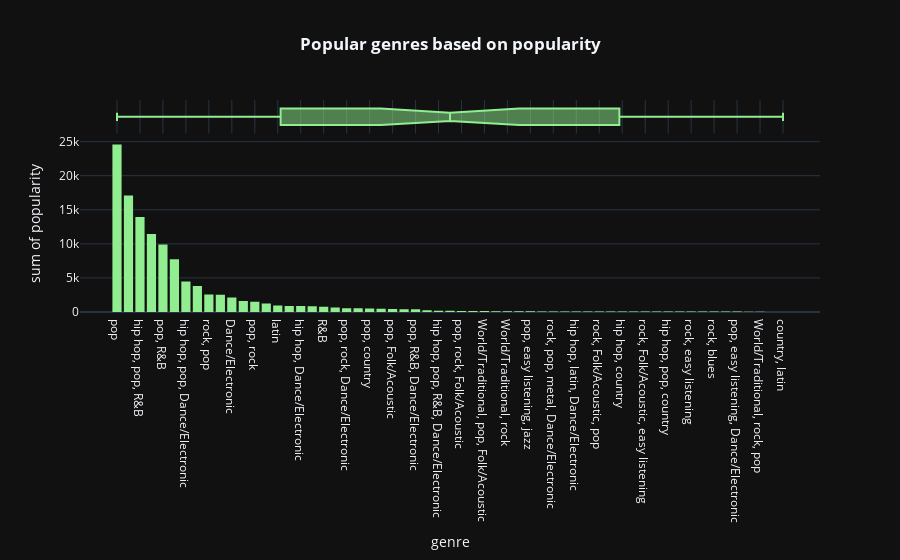

Write notebook code for a chart like this one.
### Code cell
fig=px.histogram(df.groupby('genre',as_index=False).sum().sort_values(by='popularity',ascending=False),x='genre',y='popularity',color_discrete_sequence=['lightgreen'],template='plotly_dark',marginal='box',title='<b>Popular genres based on popularity</b>')
fig.update_layout(title_x=0.5)

### Figure 1 — Plotly figure (JSON) as saved in the notebook; plotly's stock layout.template omitted (floating-point values rounded to 4 significant figures)
{"data": [{"alignmentgroup": "True", "bingroup": "x", "histfunc": "sum", "hovertemplate": "genre=%{x}<br>sum of popularity=%{y}<extra></extra>", "legendgroup": "", "marker": {"color": "lightgreen", "pattern": {"shape": ""}}, "name": "", "offsetgroup": "", "orientation": "v", "showlegend": false, "type": "histogram", "x": ["pop", "hip hop, pop", "hip hop, pop, R&B", "pop, Dance/Electronic", "pop, R&B", "hip hop", "hip hop, pop, Dance/Electronic", "rock", "rock, pop", "rock, metal", "Dance/Electronic", "pop, latin", "pop, rock", "set()", "latin", "hip hop, pop, latin", "hip hop, Dance/Electronic", "pop, rock, metal", "R&B", "metal", "pop, rock, Dance/Electronic", "hip hop, pop, rock", "pop, country", "country", "pop, Folk/Acoustic", "rock, pop, Dance/Electronic", "pop, R&B, Dance/Electronic", "rock, pop, metal", "hip hop, pop, R&B, Dance/Electronic", "hip hop, R&B", "pop, rock, Folk/Acoustic", "Folk/Acoustic, pop", "World/Traditional, pop, Folk/Acoustic", "rock, blues, latin", "World/Traditional, rock", "World/Traditional, hip hop", "pop, easy listening, jazz", "hip hop, pop, R&B, latin", "rock, pop, metal, Dance/Electronic", "hip hop, rock, pop", "hip hop, latin, Dance/Electronic", "easy listening", "rock, Folk/Acoustic, pop", "World/Traditional, Folk/Acoustic", "hip hop, country", "Folk/Acoustic, rock, pop", "rock, Folk/Acoustic, easy listening", "rock, classical", "hip hop, pop, country", "World/Traditional, pop", "rock, easy listening", "pop, R&B, easy listening", "rock, blues", "rock, R&B, Folk/Acoustic, pop", "pop, easy listening, Dance/Electronic", "rock, Dance/Electronic", "World/Traditional, rock, pop", "Folk/Acoustic, rock", "country, latin"], "xaxis": "x", "y": [24580, 17100, 13926, 11448, 9900, 7757, 4466, 3805, 2574, 2539, 2122, 1613, 1500, 1264, 936, 893, 889, 826, 786, 648, 559, 550, 527, 466, 424, 411, 404, 242, 193, 191, 158, 156, 135, 123, 120, 118, 115, 77, 76, 75, 72, 72, 71, 69, 69, 68, 65, 63, 62, 61, 60, 60, 59, 58, 58, 54, 35, 0, 0], "yaxis": "y"}, {"alignmentgroup": "True", "hovertemplate": "genre=%{x}<extra></extra>", "legendgroup": "", "marker": {"color": "lightgreen"}, "name": "", "notched": true, "offsetgroup": "", "showlegend": false, "type": "box", "x": ["pop", "hip hop, pop", "hip hop, pop, R&B", "pop, Dance/Electronic", "pop, R&B", "hip hop", "hip hop, pop, Dance/Electronic", "rock", "rock, pop", "rock, metal", "Dance/Electronic", "pop, latin", "pop, rock", "set()", "latin", "hip hop, pop, latin", "hip hop, Dance/Electronic", "pop, rock, metal", "R&B", "metal", "pop, rock, Dance/Electronic", "hip hop, pop, rock", "pop, country", "country", "pop, Folk/Acoustic", "rock, pop, Dance/Electronic", "pop, R&B, Dance/Electronic", "rock, pop, metal", "hip hop, pop, R&B, Dance/Electronic", "hip hop, R&B", "pop, rock, Folk/Acoustic", "Folk/Acoustic, pop", "World/Traditional, pop, Folk/Acoustic", "rock, blues, latin", "World/Traditional, rock", "World/Traditional, hip hop", "pop, easy listening, jazz", "hip hop, pop, R&B, latin", "rock, pop, metal, Dance/Electronic", "hip hop, rock, pop", "hip hop, latin, Dance/Electronic", "easy listening", "rock, Folk/Acoustic, pop", "World/Traditional, Folk/Acoustic", "hip hop, country", "Folk/Acoustic, rock, pop", "rock, Folk/Acoustic, easy listening", "rock, classical", "hip hop, pop, country", "World/Traditional, pop", "rock, easy listening", "pop, R&B, easy listening", "rock, blues", "rock, R&B, Folk/Acoustic, pop", "pop, easy listening, Dance/Electronic", "rock, Dance/Electronic", "World/Traditional, rock, pop", "Folk/Acoustic, rock", "country, latin"], "xaxis": "x2", "yaxis": "y2"}], "layout": {"barmode": "relative", "legend": {"tracegroupgap": 0}, "title": {"text": "<b>Popular genres based on popularity</b>", "x": 0.5}, "xaxis": {"anchor": "y", "domain": [0, 1], "title": {"text": "genre"}}, "xaxis2": {"anchor": "y2", "domain": [0, 1], "matches": "x", "showgrid": true, "showticklabels": false}, "yaxis": {"anchor": "x", "domain": [0, 0.8316], "title": {"text": "sum of popularity"}}, "yaxis2": {"anchor": "x2", "domain": [0.8416, 1], "matches": "y2", "showgrid": false, "showline": false, "showticklabels": false, "ticks": ""}}}
